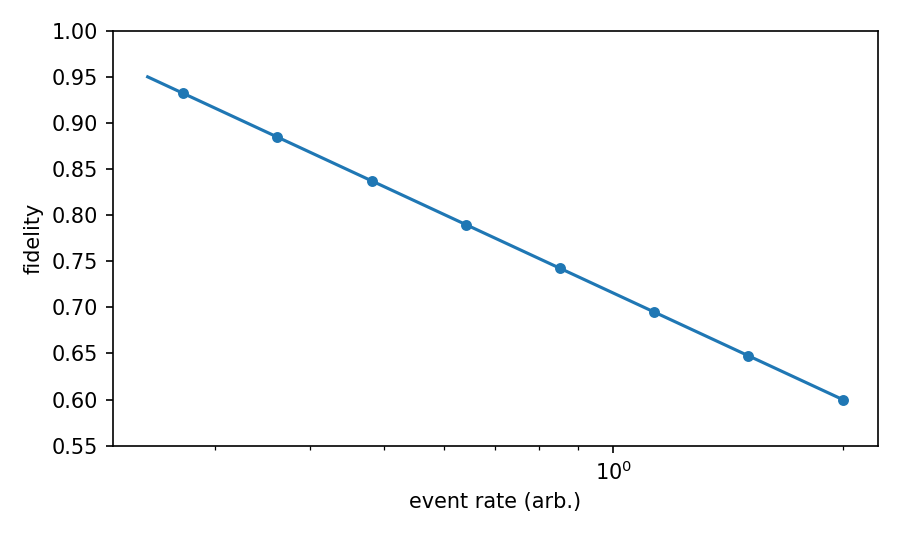

Here is the Python script that generated this plot:
import pathlib

import numpy as np
import matplotlib.pyplot as plt


def main() -> None:
    fidelity = np.linspace(0.6, 0.95, 60)
    rate = 2.0 * np.exp(-6.0 * (fidelity - 0.6))
    rate = np.maximum(rate, 0.02)

    plt.figure(figsize=(6.0, 3.6))
    plt.plot(rate, fidelity, color="tab:blue")
    plt.scatter(rate[::8], fidelity[::8], color="tab:blue", s=18)
    plt.xlabel("event rate (arb.)")
    plt.ylabel("fidelity")
    plt.xscale("log")
    plt.ylim(0.55, 1.0)
    plt.tight_layout()

    out_path = pathlib.Path(__file__).with_suffix(".png")
    plt.savefig(out_path, dpi=150)
    plt.close()


if __name__ == "__main__":
    main()
